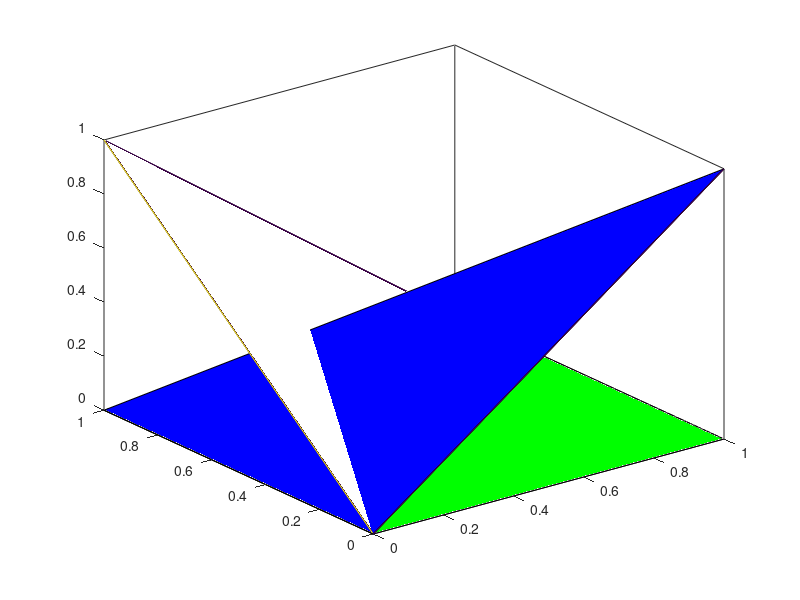

The MATLAB source for this figure:
figure_handle = figure();
fill_handle = fill([0 1 1 0], [0 0 1 1], 'green');
hold on;
fill3_handle = fill3([0 1 0], [0 0 1], [0 1 0], 'blue');
tri = [1 2 3; 1 3 4];
x = [0; 1; 1; 0];
y = [0; 0; 1; 1];
z = [0; 1; 0; 1];
trisurf_handle = trisurf(tri, x, y, z);
trimesh_handle = trimesh(tri, x, y, z);

openmat_result = [ ...
    double(strcmp(class(fill_handle), 'matlab.graphics.primitive.Patch')), ...
    double(strcmp(class(fill3_handle), 'matlab.graphics.primitive.Patch')), ...
    double(strcmp(class(trisurf_handle), 'matlab.graphics.primitive.Patch')), ...
    double(strcmp(class(trimesh_handle), 'matlab.graphics.primitive.Patch')), ...
    double(all(get(fill_handle, 'FaceColor') == [0 1 0])), ...
    double(all(get(fill_handle, 'EdgeColor') == [0 0 0])), ...
    size(get(fill_handle, 'XData')), ...
    double(all(get(fill3_handle, 'FaceColor') == [0 0 1])), ...
    size(get(fill3_handle, 'ZData')), ...
    double(strcmp(get(trisurf_handle, 'FaceColor'), 'flat')), ...
    double(all(get(trisurf_handle, 'EdgeColor') == [0 0 0])), ...
    size(get(trisurf_handle, 'Faces')), size(get(trisurf_handle, 'Vertices')), ...
    double(all(get(trimesh_handle, 'FaceColor') == [1 1 1])), ...
    double(strcmp(get(trimesh_handle, 'EdgeColor'), 'flat')), ...
    size(get(trimesh_handle, 'CData')) ...
];
close(figure_handle);
